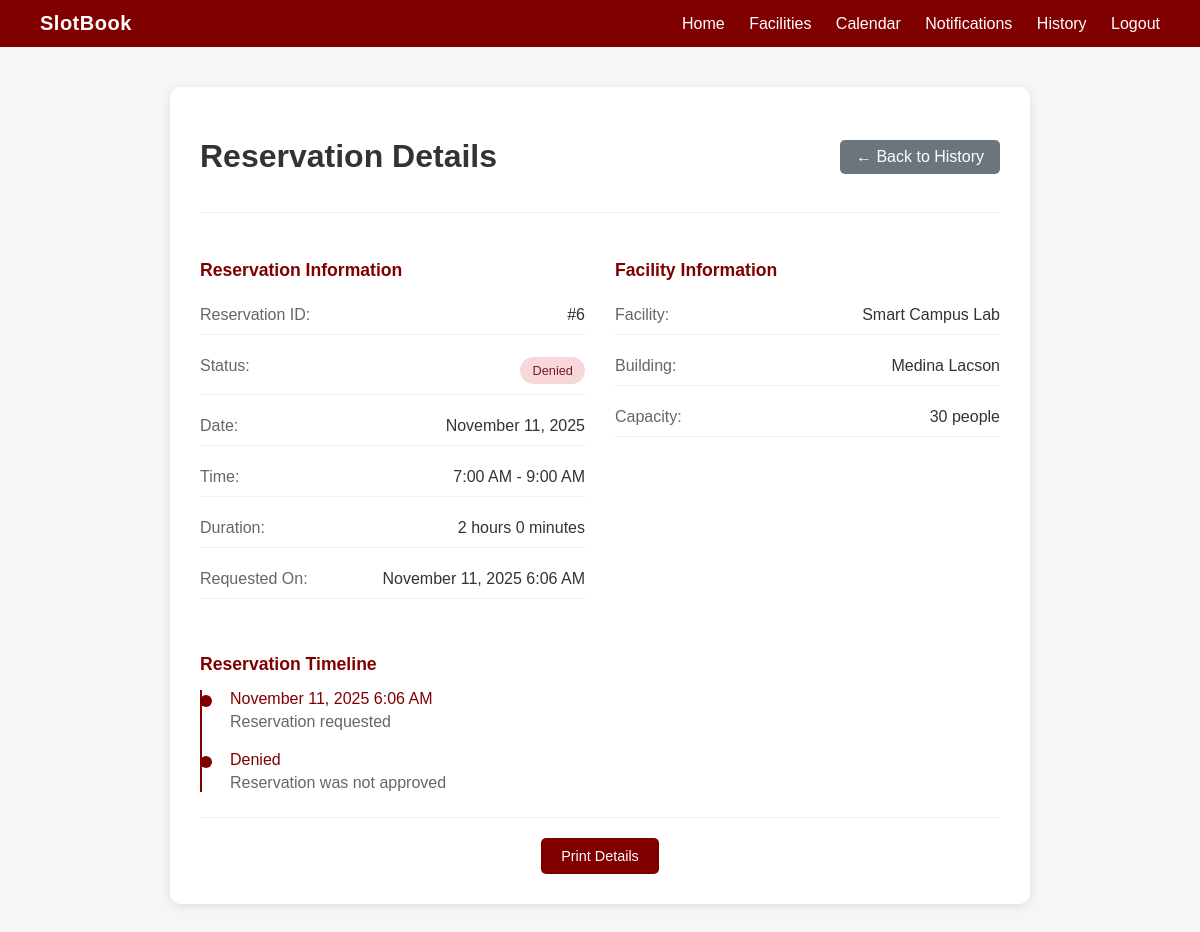
Screenshot of /slotbook/reservation_details.php?id=6 (signed in) with the database file from the repository.
### tables this page shows
CREATE TABLE `reservations` (
  `id` int(11) NOT NULL,
  `user_id` int(11) NOT NULL,
  `facility_id` int(11) NOT NULL,
  `date` date NOT NULL,
  `start_time` time NOT NULL,
  `end_time` time NOT NULL,
  `status` enum('pending','approved','denied','cancelled') DEFAULT 'pending',
  `cancelled_by` int(11) DEFAULT NULL,
  `cancelled_at` timestamp NULL DEFAULT NULL,
  `created_at` timestamp NOT NULL DEFAULT current_timestamp()
);

CREATE TABLE `facilities` (
  `id` int(11) NOT NULL,
  `name` varchar(200) NOT NULL,
  `building` varchar(200) NOT NULL,
  `capacity` int(11) DEFAULT 0,
  `status` enum('available','maintenance') NOT NULL DEFAULT 'available',
  `created_at` timestamp NOT NULL DEFAULT current_timestamp()
);

### slotbook/reservation_details.php (the view, shortened to what this page needs)
<?php
require_once __DIR__ . '/includes/functions.php';
$reservation_id = $_GET['id'] ?? null;
$stmt = $mysqli->prepare("
    SELECT
        r.*,
        f.name as facility_name,
        f.building,
        f.capacity,
        u.full_name as user_name,
        u.email as user_email
    FROM reservations r
    JOIN facilities f ON r.facility_id = f.id
    JOIN users u ON r.user_id = u.id
    WHERE r.id = ? AND r.user_id = ?
");
$stmt->bind_param('ii', $reservation_id, $_SESSION['user_id']);
$stmt->execute();
$reservation = $stmt->get_result()->fetch_assoc();
$status_display = [
    'approved' => 'Completed',
    'pending' => 'Pending Approval',
    'denied' => 'Denied',
    'cancelled' => 'Cancelled'
];
$status_class = [
    'approved' => 'status-completed',
    'pending' => 'status-pending',
    'denied' => 'status-denied',
    'cancelled' => 'status-cancelled'
];
?>
<!DOCTYPE html>
<html lang="en">
<head>
    <link rel="stylesheet" href="css\reservation_details.css">
</head>
<body>
    <header>
        <div class="brand">SlotBook</div>
        <nav>
            <a href="dashboard_f.php">Home</a>
            <a href="facilities_f.php">Facilities</a>
            <a href="calendar_view.php">Calendar</a>
            <a href="notifications.php">Notifications</a>
            <a href="history.php">History</a>
            <a href="logout.php">Logout</a>
        </nav>
    </header>
    <main>
        <div class="details-container">
            <div class="page-header">
                <h1>Reservation Details</h1>
                <a href="history.php" class="back-btn">← Back to History</a>
            </div>
            <div class="reservation-card">
                <div class="info-section">
                    <h3>Reservation Information</h3>
                    <div class="info-grid">
                        <div class="info-item">
                            <span class="info-label">Reservation ID:</span>
                            <span class="info-value">#<?= $reservation['id'] ?></span>
                        </div>
                        <div class="info-item">
                            <span class="info-label">Status:</span>
                            <span class="status-badge <?= $status_class[$reservation['status']] ?>">
                                <?= $status_display[$reservation['status']] ?>
                            </span>
                        </div>
                        <div class="info-item">
                            <span class="info-label">Date:</span>
                            <span class="info-value"><?= date('F j, Y', strtotime($reservation['date'])) ?></span>
                        </div>
                        <div class="info-item">
                            <span class="info-label">Time:</span>
                            <span class="info-value">
                                <?= date('g:i A', strtotime($reservation['start_time'])) ?> -
                                <?= date('g:i A', strtotime($reservation['end_time'])) ?>
                            </span>
                        </div>
                        <div class="info-item">
                            <span class="info-label">Duration:</span>
                            <span class="info-value">
                                <?php
                                $start = new DateTime($reservation['start_time']);
                                $end = new DateTime($reservation['end_time']);
                                $duration = $start->diff($end);
                                echo $duration->h . ' hours ' . $duration->i . ' minutes';
                                ?>
                            </span>
                        </div>
                        <div class="info-item">
                            <span class="info-label">Requested On:</span>
                            <span
                                class="info-value"><?= date('F j, Y g:i A', strtotime($reservation['created_at'])) ?></span>
                        </div>
                    </div>
                </div>
                <div class="info-section">
                    <h3>Facility Information</h3>
                    <div class="info-grid">
                        <div class="info-item">
                            <span class="info-label">Facility:</span>
                            <span class="info-value"><?= htmlspecialchars($reservation['facility_name']) ?></span>
                        </div>
                        <div class="info-item">
                            <span class="info-label">Building:</span>
                            <span class="info-value"><?= htmlspecialchars($reservation['building']) ?></span>
                        </div>
                        <div class="info-item">
                            <span class="info-label">Capacity:</span>
                            <span class="info-value"><?= $reservation['capacity'] ?> people</span>
                        </div>
                    </div>
                </div>
            </div>
            <div class="info-section">
                <h3>Reservation Timeline</h3>
                <div class="timeline">
                    <div class="timeline-item">
                        <div class="timeline-date"><?= date('F j, Y g:i A', strtotime($reservation['created_at'])) ?>
                        </div>
                        <div class="timeline-content">Reservation requested</div>
                    </div>
                    <?php if ($reservation['status'] == 'approved'): ?>
                        <div class="timeline-item">
                            <div class="timeline-date">Approved</div>
                            <div class="timeline-content">Reservation confirmed by administrator</div>
                        </div>
                    <?php elseif ($reservation['status'] == 'denied'): ?>
                        <div class="timeline-item">
                            <div class="timeline-date">Denied</div>
                            <div class="timeline-content">Reservation was not approved</div>
                        </div>
                    <?php endif; ?>
                </div>
            </div>
            <div class="actions-section">
                <button onclick="window.print()" class="btn btn-print">Print Details</button>
            </div>
        </div>
    </main>
</body>
</html>

### slotbook/css/reservation_details.css (style rules this page uses)
body { margin: 0; font-family: "Poppins", sans-serif; background-color: #f6f6f6; color: #333; }
header { background-color: #800000; color: #fff; display: flex; align-items: center; justify-content: space-between; padding: 12px 40px; }
header .brand { font-weight: 600; font-size: 20px; letter-spacing: 0.5px; }
nav a { color: #fff; text-decoration: none; margin-left: 20px; font-weight: 500; transition: color 0.3s ease; }
main { padding: 40px; min-height: calc(100vh - 100px); }
.details-container { background: white; border-radius: 10px; padding: 30px; box-shadow: 0 2px 10px rgba(0, 0, 0, 0.1); max-width: 800px; margin: 0 auto; }
.page-header { display: flex; justify-content: space-between; align-items: center; margin-bottom: 30px; padding-bottom: 15px; border-bottom: 1px solid #eee; }
.back-btn { background: #6c757d; color: white; border: none; padding: 8px 16px; border-radius: 5px; cursor: pointer; text-decoration: none; display: inline-block; }
.reservation-card { display: grid; grid-template-columns: 1fr 1fr; gap: 30px; margin-bottom: 30px; }
.info-section { margin-bottom: 25px; }
.info-section h3 { color: #800000; margin-bottom: 15px; font-size: 1.1em; }
.info-grid { display: grid; gap: 12px; }
.info-item { display: flex; justify-content: space-between; padding: 10px 0; border-bottom: 1px solid #f0f0f0; }
.info-label { font-weight: 500; color: #666; }
.info-value { font-weight: 500; color: #333; }
.status-badge { padding: 6px 12px; border-radius: 20px; font-size: 0.8em; font-weight: 500; display: inline-block; }
.status-denied { background: #f8d7da; color: #721c24; }
.actions-section { text-align: center; padding-top: 20px; border-top: 1px solid #eee; }
.btn { padding: 10px 20px; border: none; border-radius: 5px; cursor: pointer; font-size: 0.9em; margin: 0 5px; text-decoration: none; display: inline-block; }
.btn-print { background: #800000; color: white; }
.timeline { position: relative; padding-left: 30px; }
.timeline::before { content: ""; position: absolute; left: 0; top: 0; bottom: 0; width: 2px; background: #800000; }
.timeline-item { position: relative; margin-bottom: 20px; }
.timeline-item::before { content: ""; position: absolute; left: -30px; top: 5px; width: 12px; height: 12px; border-radius: 50%; background: #800000; }
.timeline-date { font-weight: 500; color: #800000; margin-bottom: 5px; }
.timeline-content { color: #666; }

### rows the page displays
reservations: id "6", status "Denied", date "November 11, 2025", start_time "7:00 AM", end_time "9:00 AM", start_time+end_time "2", start_time+end_time "0", created_at "November 11, 2025 6:06 AM", facility.name "Smart Campus Lab", facility.building "Medina Lacson", facility.capacity "30"
